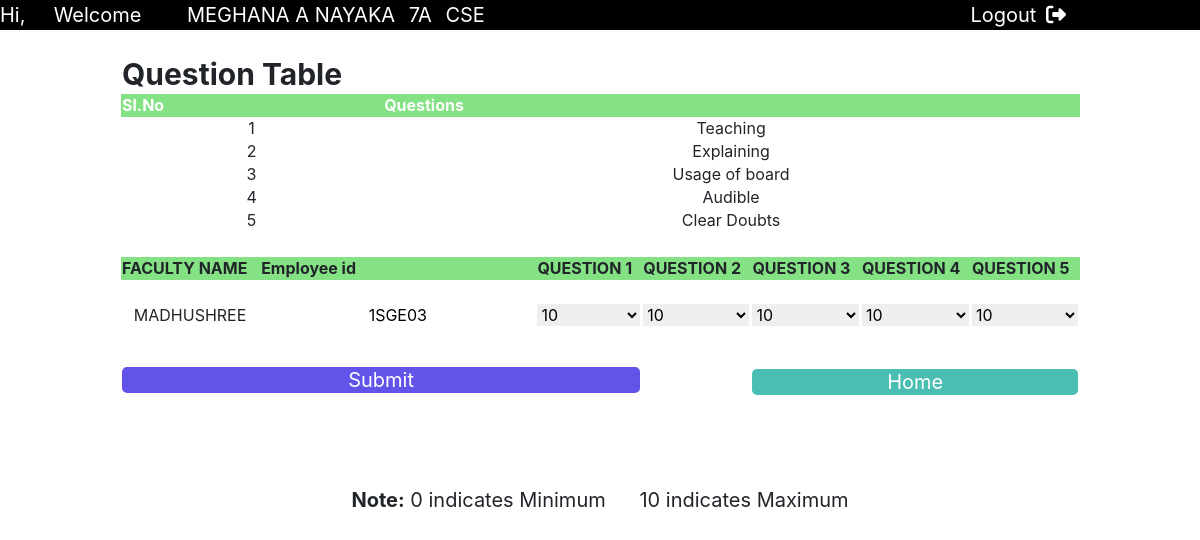
/stu_work.php?u=1SG15CS053, run on the app's committed database.
### tables this page shows
CREATE TABLE `student` (
  `fname` varchar(20) DEFAULT NULL,
  `lname` varchar(20) DEFAULT NULL,
  `usn` varchar(20) NOT NULL,
  `password` varchar(20) DEFAULT NULL,
  `admin` varchar(20) DEFAULT NULL,
  `semsec` varchar(20) DEFAULT NULL
);

CREATE TABLE `question` (
  `q1` varchar(30) DEFAULT NULL,
  `q2` varchar(30) DEFAULT NULL,
  `q3` varchar(30) DEFAULT NULL,
  `q4` varchar(30) DEFAULT NULL,
  `q5` varchar(30) DEFAULT NULL,
  `admin` varchar(20) DEFAULT NULL
);

CREATE TABLE `employee` (
  `fname` varchar(20) DEFAULT NULL,
  `lname` varchar(20) DEFAULT NULL,
  `empid` varchar(20) NOT NULL,
  `password` varchar(20) DEFAULT NULL,
  `admin` varchar(20) DEFAULT NULL
);

### stu_work.php (the view, shortened to what this page needs)
<html>
    <head>
   <link rel="stylesheet" href="http://maxcd.bootstrapcdn.com/bootstrap/4.0.0/css/bootstrap.min.css">
    </head>
    <body>
        <div style="background-color:black;color:white">
    <span>Hi,</span><span style="color:transparent">hh</span>
    <span>Welcome </span>
    <span style="color:transparent">hhh</span>
<span>
<?php
 $host="localhost";
 $dbusername="root";
 $dbpassword="";
 $dbname="dbmsproject";
 $conn=mysqli_connect($host,$dbusername,$dbpassword,$dbname);
 $usn=$_GET['u'];
 $sql="select fname,lname,semsec,admin from student where usn='$usn'";
$res=mysqli_query($conn,$sql);
if($res->num_rows>0){
    while($rows=$res->fetch_assoc()){
        echo $rows['fname']." ".$rows['lname']."<span style='margin-left:8px'> ".$rows['semsec']."</span> <span style='margin-left:8px'>  ".$rows['admin']."</span>";
    }
}
?>
</span>
<span><a href="student.php" style="text-decoration:none
;margin-left:40%;color:white">Logout<span style="color: transparent;">ii</span><i class="fas fa-sign-out-alt"></i></a></span>
</div>
<?php
 $host="localhost";
 $dbusername="root";
 $dbpassword="";
 $dbname="dbmsproject";
 $conn=mysqli_connect($host,$dbusername,$dbpassword,$dbname);
 $cnt=-1;
$sql="select count('$usn') as cnt from rating where usn='$usn'";
$res=mysqli_query($conn,$sql);
if($res->num_rows>0){
  while ($rw=$res->fetch_assoc()) {
$cnt=$rw['cnt'];
  }
}
$cnt=(int)$cnt;
if($cnt==0){
 $adm="";
 $usn=$_GET['u'];
 $sql="select admin as a from student where usn='$usn'";
 $res=mysqli_query($conn,$sql);
if($res->num_rows>0){
  while ($rows=$res->fetch_assoc()) {
    $adm=$rows['a'];
  }
}
$sql="select q1,q2,q3,q4,q5 from question where admin='$adm'";
$res=mysqli_query($conn,$sql);
$q1="";$q2="";$q3="";$q4="";$q5="";
if($res->num_rows>0){
  while ($rows=$res->fetch_assoc()) {
  $q1=$rows['q1'];
  $q2=$rows['q2'];
  $q3=$rows['q3'];
  $q4=$rows['q4'];
  $q5=$rows['q5'];
  }
echo "
    <table>
<tr><th colspan=2 style='font-size:30px'>Question Table </th></tr>
      <tr style='background-color:#84E184;color:white'>
        <th>Sl.No</th>
        <th>Questions</th>
      </tr>
<tr>
        <td>
         1
        </td>
        <td>
         $q1
        </td>
</tr>
     <tr>
        <td>
        2
        </td>
        <td>
         $q2
        </td>
</tr>
<tr>
        <td>
         3
        </td>
        <td>
         $q3
        </td>
</tr>
<tr>
        <td>
        4
        </td>
        <td>
         $q4
        </td>
</tr>
<tr>
        <td>
         5
        </td>
        <td>
         $q5
        </td>
</tr>
    </table>
";
}
else{
  echo "<script>alert('Admin has not Provided Any of the Questions')</script>";
}
}
?>
<div id="dis">
    <form method="post">
        <table class="me">
            <tr style="background-color: ">
                <th>FACULTY NAME</th>
                <th>Employee id</th>
                <th>QUESTION 1</th>
                <th>QUESTION 2</th>
                <th>QUESTION 3</th>
                <th>QUESTION 4</th>
                <th>QUESTION 5</th>
            </tr>
            <tr>
              <td colspan="7"><br></td>
            </tr>
            <?php
            $host="localhost";
            $dbusername="root";
            $dbpassword="";
            $dbname="dbmsproject";
            $conn=mysqli_connect($host,$dbusername,$dbpassword,$dbname);
           $semsec="" ;
           $u=$_GET['u'];
            $sql="select semsec from student where usn='$u'";
            $res=mysqli_query($conn,$sql);
            if($res->num_rows>0){
                while ($rows=$res->fetch_assoc()) {
                    $semsec=$rows['semsec'];
                }
            }
            else{
                die("<script>alert('There Were no students available')</script>");
            }
        $sql="select fname,lname,empid from employee where empid IN
            ( select empid from teaching WHERE semsec='$semsec' )";
            $i=0;
            $j=11;
            $res=mysqli_query($conn,$sql);
            if($res->num_rows>0){
            while ($rows=$res->fetch_assoc()) {
                echo "<tr><td >".$rows['fname']." ".$rows['lname'].'</td>'.
                '<td ><input type="text" name='.$i.' value='.$rows['empid'].'  readonly style="border:0"></td>'.
                '<td><select  name='.($j++).' >
                   <option selected>10</option>
                 </select>
                </td>'.
               '<td><select  name='.($j++).' >
                   <option selected>10</option>
                 </select>
                </td>'.
                '<td><select  name='.($j++).' >
                   <option selected>10</option>
                 </select>
                </td>'.
               '<td><select  name='.($j++).' >
                   <option selected>10</option>
                 </select>
                </td>'.
                '<td><select  name='.($j++).' >
                   <option selected>10</option>
                 </select>
                </td>';
                $j="$j"+6;
                $i="$i"+1;
            }
        }
        else{
            echo '<script>alert("no records")</script>';
        }
             ?>
<tr>
    <td colspan="3" style="font-size:30px; ">
      <br>
    <input type="submit" name="s" value="Submit" style="border-radius: 5px;color: white;font-size: 20px;
    background-color: #6254e8;border: 0"></td>
<td></td>
    <td colspan="3"><br><br><a href="index.php"><input type="button" value="Home"
    style="border-radius: 5px;color: white;font-size: 20px;
    background-color: #4ABEB2;border: 0"
      ></a></td>
</tr>
</table>
</form>
<br><br><br>
<center><span><b>Note:</b></span><span>  0 indicates Minimum &nbsp;&nbsp; &nbsp;   10 indicates Maximum</span>
</center>
</div>
    </body>
</html>

### stu_work.php (style rules this page uses)
table,tr,th,td { border: 1px solid transparent; border-collapse: collapse; }
input { width: 100%; height: 100%; }
select { width: 100%; height: 100%; border: 0; }
table { margin-left: 10%; width: 80%; margin-right: 10%; margin-top: 2%; }
td,input { text-align: center; }
.me tr:nth-child(1) { background: #84E184; }
span { font-size: 20px; }

### data on the page
student: fname "MEGHANA", lname "A NAYAKA", semsec "7A", admin "CSE"
question: q1 "Teaching", q2 "Explaining", q3 "Usage of board", q4 "Audible", q5 "Clear Doubts"
employee: fname "MADHUSHREE", empid "1SGE03"
